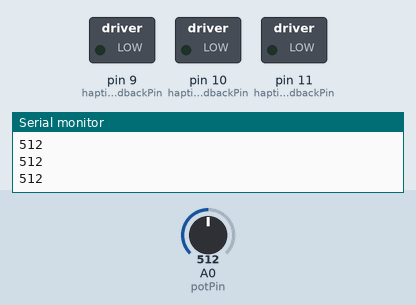
This sketch was run on a simulated Arduino Uno, built with avr-gcc and run on an emulated ATmega328P. Parts: switched loads named in the sketch (green lamp = pin HIGH), the last lines printed to the serial monitor. The inputs (shaded band) are chosen by the test bench; at power-on: A0 (potPin) = 512.

Above: at 1.2 s.
1.3 s: A0 (potPin) set to 716
At 2.5 s:
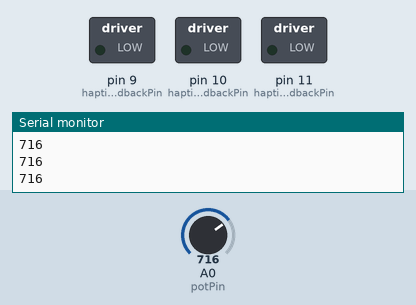
2.9 s: A0 (potPin) set to 900
At 3.8 s:
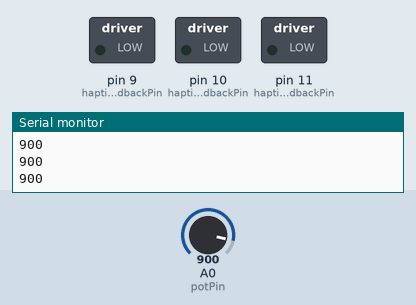
4.5 s: A0 (potPin) set to 1023
At 5.0 s:
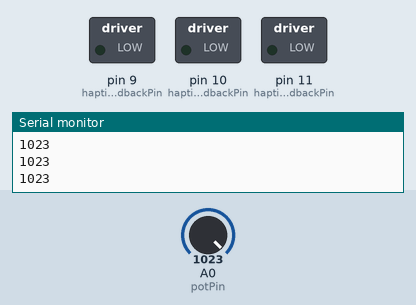
Timing chart, 0 to 7.5 s (numbered marks = the images above; inputs shaded):
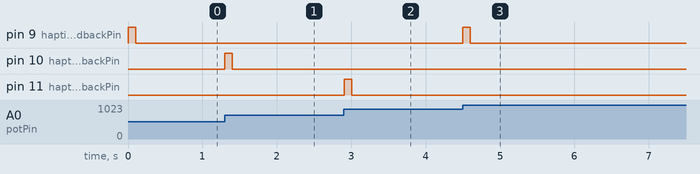

The sketch:

vibreringstest.ino
```cpp
/*
Test for vibrating motors. Experimented with more than one motor at the same time and giving them each their own "turn" trying to let each motor spin up and down induvidualy allowing for closer pulses.
 Effectivness is not conlusive but seems to work to some degree. There is defintavley an incresse in prefomance when adding a third motor.

 A potenisiometer is connected to simlate an input. The potiemeter is connected as a volatgedivider with resistors and uses the A0 for mesurments


*/


/*
Un optemized
sketch uses 3174 bytes (9%) of program storage space. Maximum is 32256 bytes.
Global variables use 248 bytes (12%) of dynamic memory, leaving 1800 bytes for local variables. Maximum is 2048 bytes.

const int numberOfmotors = 3;
const int hapticFeedbackPin[numberOfmotors] = {9,10,11};
int motorIndex = 0;
const int potPin = A0;
const int stepCount = 25;
int steps[stepCount];
int prevPotVal = 0;
const int vibrationDuration =100;
*/


/*
Variable type optemized
ketch uses 3148 bytes (9%) of program storage space. Maximum is 32256 bytes.
Global variables use 243 bytes (11%) of dynamic memory, leaving 1805 bytes for local variables. Maximum is 2048 bytes.

const byte numberOfmotors = 3;
const byte hapticFeedbackPin[numberOfmotors] = {9,10,11};
byte motorIndex = 0;
const byte potPin = A0;
const byte stepCount = 25;
int steps[stepCount];
int prevPotVal = 0;
const byte vibrationDuration =100;

Note:
Some imporvemt. Definitvly good if memory becomes problem later

*/

/*
Program mem Optimized + Variable type
Sketch uses 3150 bytes (9%) of program storage space. Maximum is 32256 bytes.
Global variables use 241 bytes (11%) of dynamic memory, leaving 1807 bytes for local variables. Maximum is 2048 bytes.

#include <avr/pgmspace.h>

const PROGMEM byte numberOfmotors = 3;
const PROGMEM byte hapticFeedbackPin[numberOfmotors] = {9,10,11};
byte motorIndex = 0;
const PROGMEM byte potPin = A0;
const PROGMEM byte stepCount = 25;
int steps[stepCount];
int prevPotVal = 0;
const PROGMEM byte vibrationDuration =100;

Note:
Memeory improvemt was small and uses more flash memory wich could be a problem later
*/

#include <avr/pgmspace.h>

const PROGMEM byte numberOfmotors = 3;
const PROGMEM byte hapticFeedbackPin[numberOfmotors] = {9,10,11};
byte motorIndex = 0;
const PROGMEM byte potPin = A0;
const PROGMEM byte stepCount = 25;
int steps[stepCount];
int prevPotVal = 0;
const PROGMEM byte vibrationDuration =100;

void setup() {
  Serial.begin(9600);
  for (const auto & pin : hapticFeedbackPin){
    pinMode(pin,OUTPUT);
  }
  pinMode(potPin,INPUT);


  for (int i = 0;i<stepCount;i++){
    steps[i] = floor(1000/stepCount)*i;
  }

}

void vibrate(const int duration){
  int tenthDuration = floor(duration/10);
  const int pin = hapticFeedbackPin[motorIndex];
  digitalWrite(pin, HIGH);
  delay(duration);
  digitalWrite(pin,LOW);
  delay(tenthDuration);
  motorIndex++;
  if (numberOfmotors == motorIndex){
    motorIndex = 0;
  }
}

// void vibrateTwo(int duration){
//   int tenthDuration = floor(duration/10);
//   for (const auto & pin : hapticFeedbackPin){
//     digitalWrite(pin, HIGH);
//     delay(duration);
//     digitalWrite(pin,LOW);
//     delay(tenthDuration*3);
//   }
// }


void loop() {
  int currentStepIndex = 0;
  int prevStepIndex = 0;
  int potVal = analogRead(potPin);
  for (int i = 0; i<(stepCount-1);i++){
    if (potVal >= steps[i]){
      if (potVal < steps[i+1]){
        currentStepIndex = i;
      }
    }
    if (prevPotVal >= steps[i]){
      if (prevPotVal < steps[i+1]){
        prevStepIndex = i;
      }
    }
  }
  if (prevStepIndex != currentStepIndex){
    vibrate(vibrationDuration);
  }
  prevPotVal = potVal;
  Serial.println(potVal);

  // vibrate(5000);
}
```

Measured:
- after the input at 1.3 s, pin 10 (hapticFeedbackPin): LOW → HIGH at once, → LOW 0.10 s later
- after the input at 2.9 s, pin 11 (hapticFeedbackPin): LOW → HIGH at once, → LOW 0.10 s later
- after the input at 4.5 s, pin 9 (hapticFeedbackPin): LOW → HIGH at once, → LOW 0.10 s later
